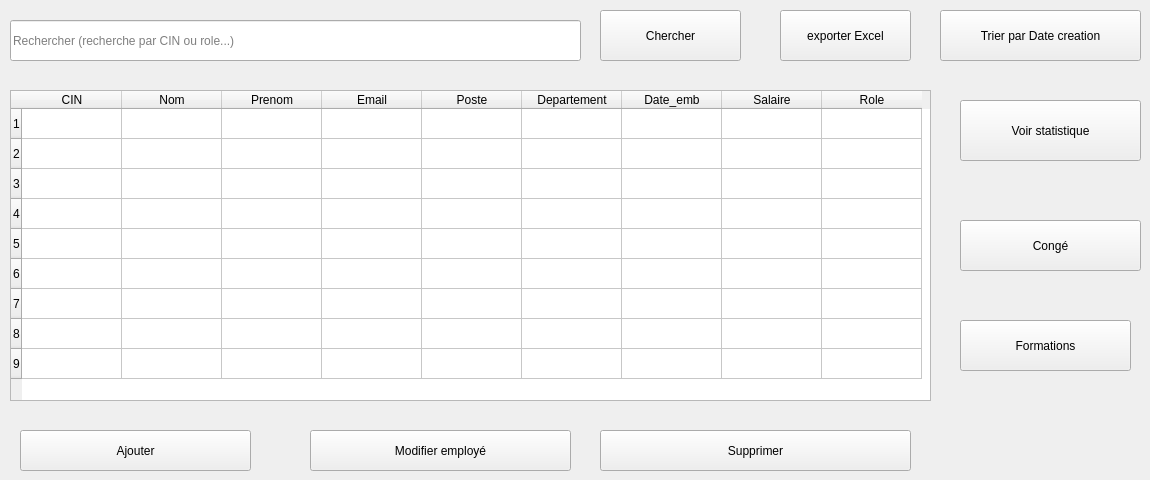
            <widget class="QWidget" name="page_Emp">
             <widget class="QTableWidget" name="TableEmp">
              <property name="geometry">
               <rect>
                <x>10</x>
                <y>90</y>
                <width>921</width>
                <height>311</height>
               </rect>
              </property>
              <property name="minimumSize">
               <size>
                <width>0</width>
                <height>280</height>
               </size>
              </property>
              <property name="rowCount">
               <number>9</number>
              </property>
              <property name="columnCount">
               <number>9</number>
              </property>
              <row/>
              <row/>
              <row/>
              <row/>
              <row/>
              <row/>
              <row/>
              <row/>
              <row/>
              <column>
               <property name="text">
                <string>CIN</string>
               </property>
              </column>
              <column>
               <property name="text">
                <string>Nom</string>
               </property>
              </column>
              <column>
               <property name="text">
                <string>Prenom</string>
               </property>
              </column>
              <column>
               <property name="text">
                <string>Email</string>
               </property>
              </column>
              <column>
               <property name="text">
                <string>Poste</string>
               </property>
              </column>
              <column>
               <property name="text">
                <string>Departement</string>
               </property>
              </column>
              <column>
               <property name="text">
                <string>Date_emb</string>
               </property>
              </column>
              <column>
               <property name="text">
                <string>Salaire</string>
               </property>
              </column>
              <column>
               <property name="text">
                <string>Role</string>
               </property>
              </column>
             </widget>
             <widget class="QLineEdit" name="lineSearchEmp">
              <property name="geometry">
               <rect>
                <x>10</x>
                <y>20</y>
                <width>571</width>
                <height>41</height>
               </rect>
              </property>
              <property name="text">
               <string/>
              </property>
              <property name="placeholderText">
               <string>Rechercher (recherche par CIN ou role...)</string>
              </property>
             </widget>
             <widget class="QPushButton" name="btnChercher_emp">
              <property name="geometry">
               <rect>
                <x>600</x>
                <y>10</y>
                <width>141</width>
                <height>51</height>
               </rect>
              </property>
              <property name="text">
               <string>Chercher</string>
              </property>
             </widget>
             <widget class="QPushButton" name="btnTrier_emp">
              <property name="geometry">
               <rect>
                <x>940</x>
                <y>10</y>
                <width>201</width>
                <height>51</height>
               </rect>
              </property>
              <property name="text">
               <string>Trier par Date creation</string>
              </property>
             </widget>
             <widget class="QPushButton" name="btnExporter_emp_excel">
              <property name="geometry">
               <rect>
                <x>780</x>
                <y>10</y>
                <width>131</width>
                <height>51</height>
               </rect>
              </property>
              <property name="text">
               <string>exporter Excel</string>
              </property>
             </widget>
             <widget class="QPushButton" name="btnExporter_emp_excel_3">
              <property name="geometry">
               <rect>
                <x>600</x>
                <y>430</y>
                <width>311</width>
                <height>41</height>
               </rect>
              </property>
              <property name="text">
               <string>Supprimer</string>
              </property>
             </widget>
             <widget class="QPushButton" name="btnTrier_emp_3">
              <property name="geometry">
               <rect>
                <x>310</x>
                <y>430</y>
                <width>261</width>
                <height>41</height>
               </rect>
              </property>
              <property name="text">
               <string>Modifier employé</string>
              </property>
             </widget>
             <widget class="QPushButton" name="btnAjouterEmp">
              <property name="geometry">
               <rect>
                <x>20</x>
                <y>430</y>
                <width>231</width>
                <height>41</height>
               </rect>
              </property>
              <property name="text">
               <string>Ajouter</string>
              </property>
             </widget>
             <widget class="QPushButton" name="btnConge_emp">
              <property name="geometry">
               <rect>
                <x>960</x>
                <y>220</y>
                <width>181</width>
                <height>51</height>
               </rect>
              </property>
              <property name="text">
               <string>Congé</string>
              </property>
             </widget>
             <widget class="QPushButton" name="btnConge_emp_2">
              <property name="geometry">
               <rect>
                <x>960</x>
                <y>320</y>
                <width>171</width>
                <height>51</height>
               </rect>
              </property>
              <property name="text">
               <string>Formations</string>
              </property>
             </widget>
             <widget class="QPushButton" name="btnConge_emp_3">
              <property name="geometry">
               <rect>
                <x>960</x>
                <y>100</y>
                <width>181</width>
                <height>61</height>
               </rect>
              </property>
              <property name="text">
               <string>Voir statistique</string>
              </property>
             </widget>
            </widget>
